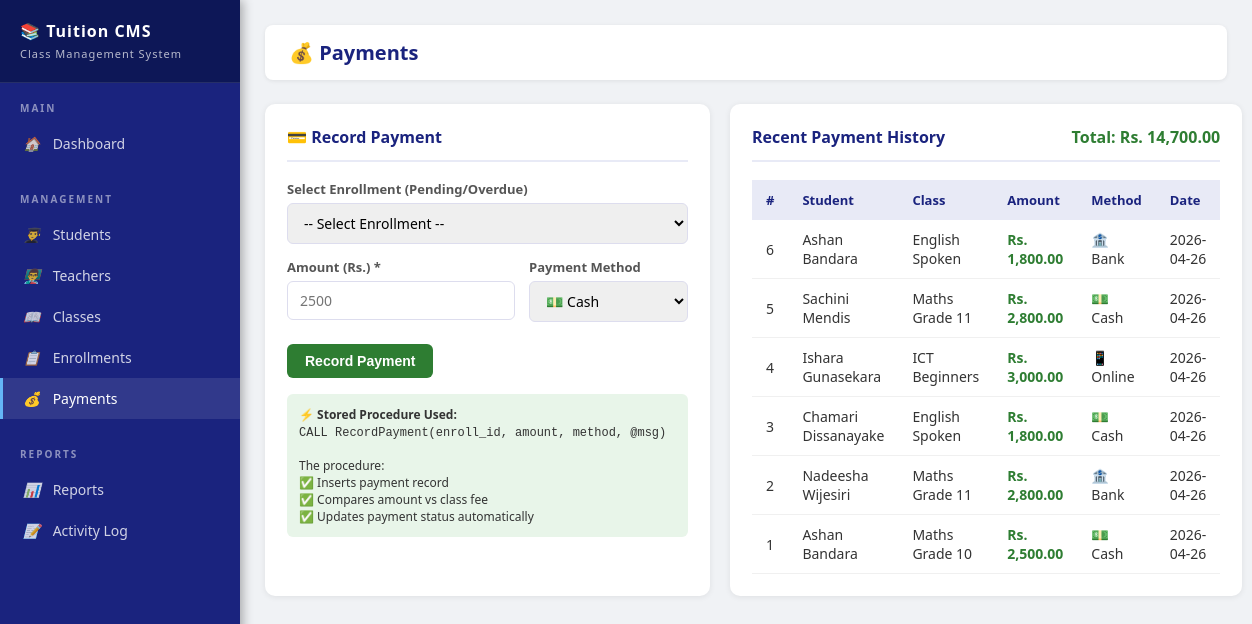
/php/payments.php, run on the app's committed database.
### tables this page shows
CREATE TABLE payments (
    payment_id    INT AUTO_INCREMENT PRIMARY KEY,
    enroll_id     INT NOT NULL,
    amount        DECIMAL(10,2),
    payment_date  DATE DEFAULT (CURDATE()),
    method        ENUM('cash','bank','online') DEFAULT 'cash',
    notes         TEXT,
    FOREIGN KEY (enroll_id) REFERENCES enrollments(enroll_id) ON DELETE CASCADE
);

CREATE TABLE students (
    student_id    INT AUTO_INCREMENT PRIMARY KEY,
    full_name     VARCHAR(100) NOT NULL,
    email         VARCHAR(100) UNIQUE,
    phone         VARCHAR(15),
    grade         VARCHAR(10),
    address       TEXT,
    joined_date   DATE DEFAULT (CURDATE()),
    status        ENUM('active','inactive') DEFAULT 'active'
);

CREATE TABLE classes (
    class_id      INT AUTO_INCREMENT PRIMARY KEY,
    class_name    VARCHAR(100) NOT NULL,
    subject       VARCHAR(50),
    teacher_id    INT,
    schedule      VARCHAR(100),
    max_students  INT DEFAULT 30,
    fee           DECIMAL(10,2) DEFAULT 0.00,
    status        ENUM('active','inactive') DEFAULT 'active',
    FOREIGN KEY (teacher_id) REFERENCES teachers(teacher_id) ON DELETE SET NULL
);

### php/payments.php (the view, shortened to what this page needs)
<?php
$db = getDB();
$payments = $db->query("
    SELECT p.*, s.full_name AS student_name, c.class_name
    FROM payments p
    JOIN enrollments e ON p.enroll_id = e.enroll_id
    JOIN students s ON e.student_id = s.student_id
    JOIN classes  c ON e.class_id   = c.class_id
    ORDER BY p.payment_id DESC
    LIMIT 20
");
include 'header.php';
?>
<div class="main">
    <div class="topbar"><h1>💰 Payments</h1></div>
    <div style="display:grid;grid-template-columns:1fr 2fr;gap:20px;">
        <div class="card">
            <div class="card-header"><span class="card-title">💳 Record Payment</span></div>
            <form method="POST">
                <div class="form-grid">
                    <div class="form-group form-full">
                        <label>Select Enrollment (Pending/Overdue)</label>
                        <select name="enroll_id" required>
                            <option value="">-- Select Enrollment --</option>
                        </select>
                    </div>
                    <div class="form-group">
                        <label>Amount (Rs.) *</label>
                        <input type="number" name="amount" step="0.01" required placeholder="2500">
                    </div>
                    <div class="form-group">
                        <label>Payment Method</label>
                        <select name="method">
                            <option value="cash">💵 Cash</option>
                        </select>
                    </div>
                </div>
                <br>
                <button type="submit" name="pay" class="btn btn-success">Record Payment</button>
            </form>
            <div style="margin-top:16px;padding:12px;background:#e8f5e9;border-radius:6px;font-size:12px;">
                <strong>⚡ Stored Procedure Used:</strong><br>
                <code>CALL RecordPayment(enroll_id, amount, method, @msg)</code><br><br>
                The procedure:<br>
                ✅ Inserts payment record<br>
                ✅ Compares amount vs class fee<br>
                ✅ Updates payment status automatically
            </div>
        </div>
        <div class="card">
            <div class="card-header">
                <span class="card-title">Recent Payment History</span>
                <?php
                $total_rev = $db->query("SELECT COALESCE(SUM(amount),0) AS t FROM payments")->fetch_assoc()['t'];
                ?>
                <span style="font-weight:700;color:#2e7d32;">Total: Rs. <?= number_format($total_rev,2) ?></span>
            </div>
            <table>
                <thead>
                    <tr><th>#</th><th>Student</th><th>Class</th><th>Amount</th><th>Method</th><th>Date</th></tr>
                </thead>
                <tbody>
                <?php while($p=$payments->fetch_assoc()): ?>
                <tr>
                    <td><?= $p['payment_id'] ?></td>
                    <td><?= htmlspecialchars($p['student_name']) ?></td>
                    <td><?= htmlspecialchars($p['class_name']) ?></td>
                    <td style="color:#2e7d32;font-weight:600;">Rs. <?= number_format($p['amount'],2) ?></td>
                    <td>
                        <?= $p['method']=='cash'?'💵':($p['method']=='bank'?'🏦':'📱') ?>
                        <?= ucfirst($p['method']) ?>
                    </td>
                    <td><?= $p['payment_date'] ?></td>
                </tr>
                <?php endwhile; ?>
                </tbody>
            </table>
        </div>
    </div>
</div>
</body></html>

### php/header.php (style rules this page uses)
* { margin:0; padding:0; box-sizing:border-box; }
body { font-family: 'Segoe UI', sans-serif; background:#f0f2f5; color:#333; }
.main { margin-left:240px; padding:25px; min-height:100vh; }
.topbar { background:#fff; padding:14px 24px; border-radius:8px; margin-bottom:24px; display:flex; justify-content:space-between; align-items:center; box-shadow:0 1px 4px rgba(0,0,0,0.08); }
.topbar h1 { font-size:20px; color:#1a237e; font-weight:600; }
.card { background:#fff; border-radius:10px; padding:22px; box-shadow:0 1px 6px rgba(0,0,0,0.08); margin-bottom:20px; }
.card-header { display:flex; justify-content:space-between; align-items:center; margin-bottom:18px; padding-bottom:12px; border-bottom:2px solid #e8eaf6; }
.card-title { font-size:16px; font-weight:600; color:#1a237e; }
table { width:100%; border-collapse:collapse; font-size:14px; }
thead { background:#e8eaf6; }
th { padding:11px 14px; text-align:left; font-weight:600; color:#1a237e; font-size:13px; }
td { padding:10px 14px; border-bottom:1px solid #f0f0f0; }
.form-grid { display:grid; grid-template-columns:1fr 1fr; gap:14px; }
.form-group { display:flex; flex-direction:column; gap:5px; }
.form-group label { font-size:13px; font-weight:600; color:#555; }
.form-group input, .form-group select, .form-group textarea { padding:9px 12px; border:1px solid #dde; border-radius:6px; font-size:14px; outline:none; transition:border 0.2s; font-family:inherit; }
.form-full { grid-column:1/-1; }
.btn { padding:9px 18px; border:none; border-radius:6px; font-size:14px; font-weight:600; cursor:pointer; transition:all 0.2s; text-decoration:none; display:inline-block; }
.btn-success { background:#2e7d32; color:#fff; }

### data on the page
payments: payment_id "6", students.full_name "Ashan Bandara", classes.class_name "English Spoken", amount "1,800.00", method "Bank", payment_date "2026-04-26"
payments: payment_id "5", students.full_name "Sachini Mendis", classes.class_name "Maths Grade 11", amount "2,800.00", method "Cash", payment_date "2026-04-26"
payments: payment_id "4", students.full_name "Ishara Gunasekara", classes.class_name "ICT Beginners", amount "3,000.00", method "Online", payment_date "2026-04-26"
payments: payment_id "3", students.full_name "Chamari Dissanayake", classes.class_name "English Spoken", amount "1,800.00", method "Cash", payment_date "2026-04-26"
payments: payment_id "2", students.full_name "Nadeesha Wijesiri", classes.class_name "Maths Grade 11", amount "2,800.00", method "Bank", payment_date "2026-04-26"
payments: payment_id "1", students.full_name "Ashan Bandara", classes.class_name "Maths Grade 10", amount "2,500.00", method "Cash", payment_date "2026-04-26"

### other printed values
$total_rev "14,700.00"
